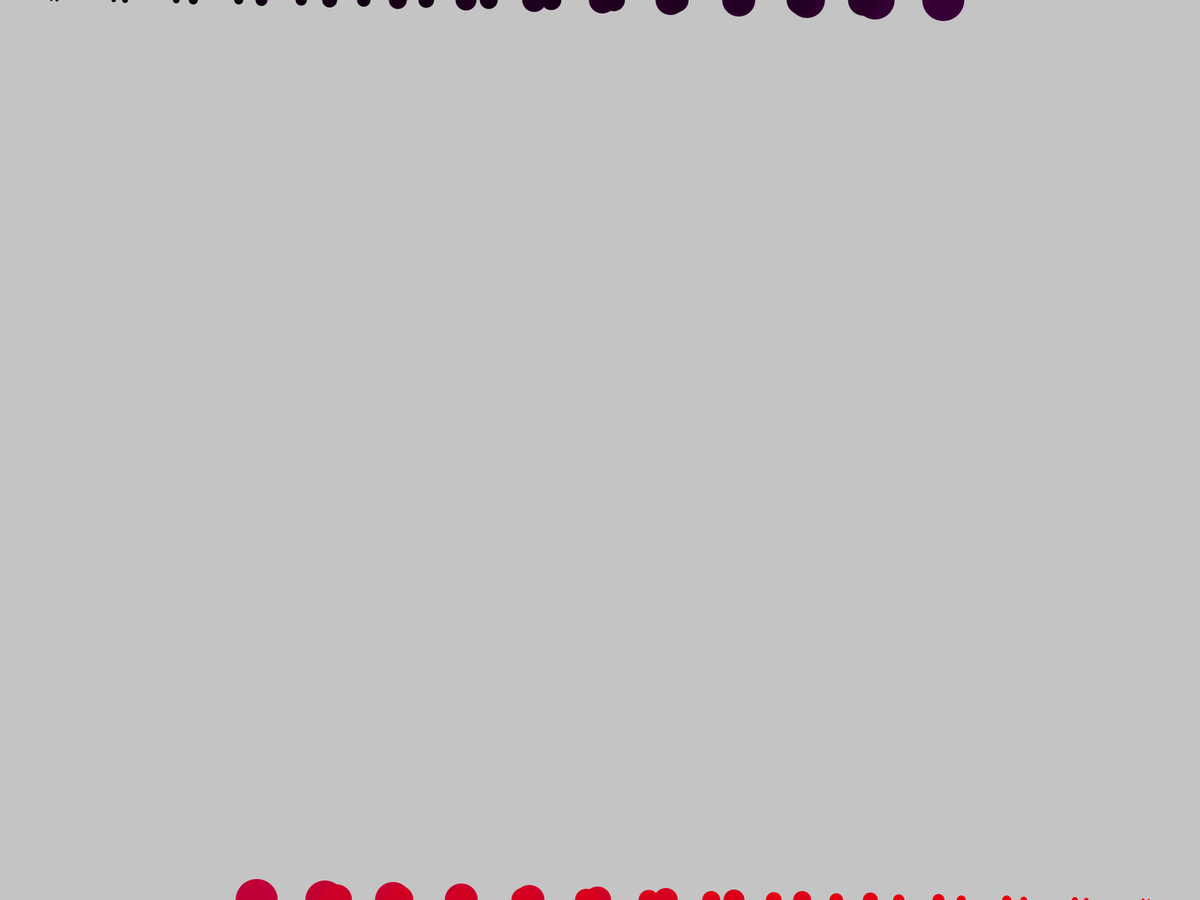
Frame 1 (no input)
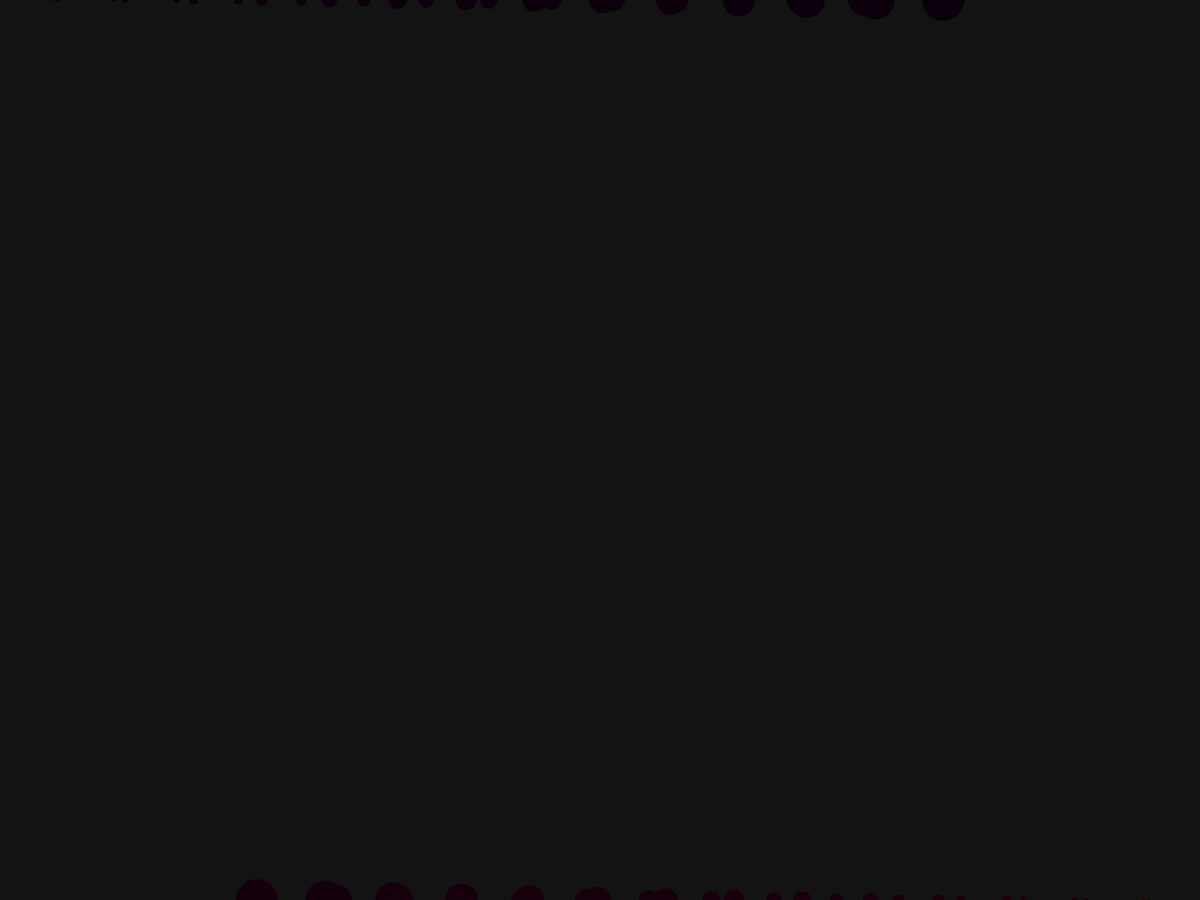
Frame 60 (the mouse pressed at the canvas centre just before this capture)
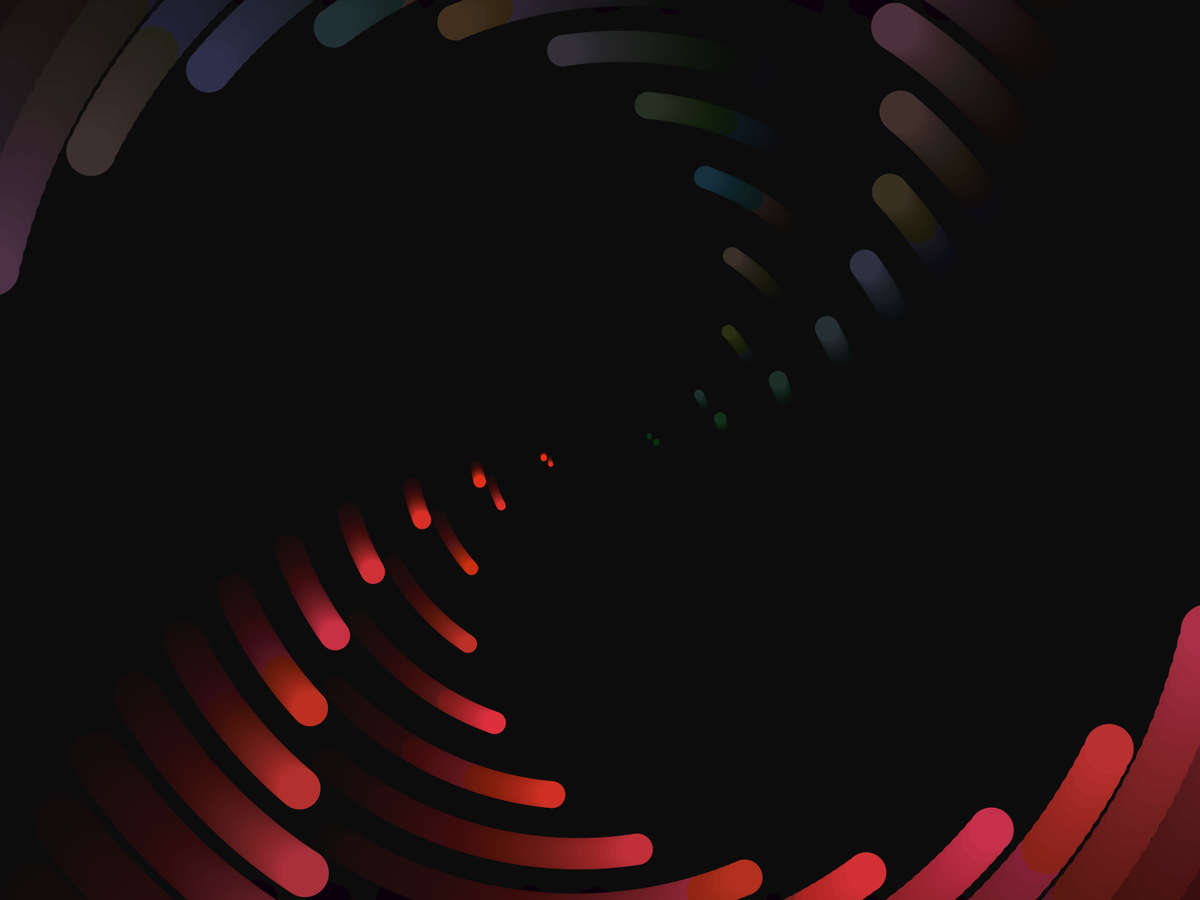
Frame 120 (the mouse held since frame 60 and released just before this capture)

The Processing sketch that drew these frames (run headless with seeded random() and noise(); from frame 60 on, the mouse is pressed at the canvas centre):

// Processing sketch: unrelatedButCool
// ── unrelatedButCool.pde
gridd[] gridd1;
gridd[] gridd2;
int numRings = 15;

void setup() {
  fullScreen();
  noStroke();
  gridd1 = new gridd[numRings];
  gridd2 = new gridd[numRings];

   for(int i = 0; i < numRings; i++){

    gridd1[i] = new gridd((float)numRings - (float)i/.011,(float)i/.011, i*0.1,i*4);
    gridd2[i] = new gridd((float)numRings - (float)i/.012,(float)i/.012, i*0.2,i*3);
  }
}

void draw() {
  for(int i = 0; i < numRings; i++){
  gridd1[i].display();
  gridd2[i].display();
  }
  gridd1[0].frame();
}



class gridd {
  float oD;
  float xcD;
  float ysD;
  float xc;
  float ys;
  float o;
  float xp;
  float yp;
  float xx;
  float yy;
  float a;
  float cs; float csm;
  float i = 0;
  float r; float g; float b;

  gridd(float tx, float ty, float to, float tcn){
    xcD = tx;
    ysD = ty;
    oD = to;
    o = 0;
    cs = tcn;
  }
  void display() {
        xx = width/2;
        yy = height/2;
        xp = mouseX;
        yp = mouseY;

        a = atan2(xp-(float)mouseX,yp-float(mouseX));
        ys = sin(o)*((o%40) - 20)/20;
        xc = cos(o)*((o%40) - 20)/20;

        csm = map(mouseX, 0, width, 0, cs) + map(mouseY, 0, height, 0, cs) + cs;

        r = map(mouseX, 0, width, 0, 100)*((o*100)%100)/100 +cs;
        g = map(mouseY, 0, height, 0, 100);
        b = map(mouseX, 0, width, 0, 100)*((o*100)%60)/60 +cs;

        fill(r,g,b);
        ellipse(xp + xc*xcD, yp + ys*ysD, csm, csm);
        fill(255-r, g, b);
        ellipse(width - xp - xc*xcD, height - yp - ys*ysD, csm, csm);

        o+=0.01*oD;
        i++;
        }

        void frame(){
    fill(0,10);
    rect(0,0,width,height);
    }
  }
